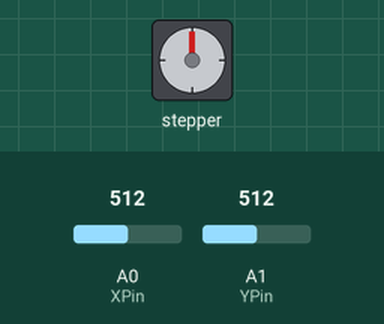
Simulated run of this program. Board: Arduino Uno, built with avr-gcc and run on an emulated ATmega328P. On the bench: stepper motor. The test bench sets the inputs (shaded band); at power-on: A1 (YPin) = 512, A0 (XPin) = 512. Stepper angles assume 2048 steps per turn.

Above: at 1.2 s.
1.3 s: A1 (YPin) set to 594
2.8 s: A1 (YPin) set to 611
At 3.58 s:
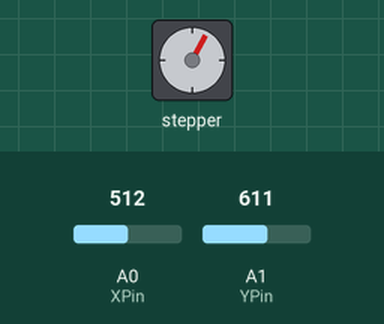
At 4.21 s:
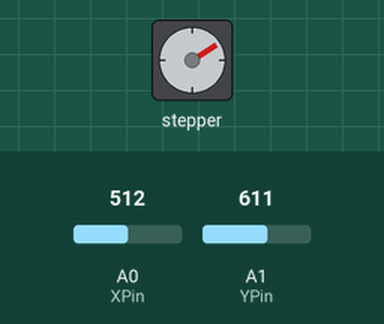
Timing chart, 0 to 17.8 s (numbered marks = the images above; inputs shaded):
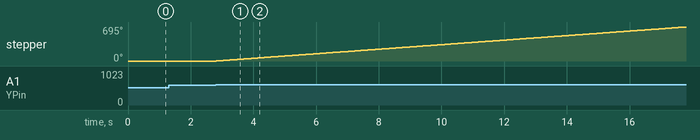

Measured:
- the behaviour switches between 600 and 601 on A1 (YPin) (found by bisection; images 0 and 1)
- after the input at 1.3 s, every drawn part: stays the same
- after the input at 2.8 s, stepper: keeps turning clockwise at about 46°/s, starting at once

The program:

main.cpp
```cpp
#include "Stepper.h"
#include "Arduino.h"

const int StepperSpeed = 500;
const int StepCount = 32;
const int SwitchPin = 7;
const int XPin = 0;
const int YPin = 1;
const int JoystickThresholdLow = 400;
const int JoystickThresholdHigh = 600;

Stepper stepper(StepCount, 8, 10, 9, 11);

void setup()
{
	pinMode(SwitchPin, INPUT);
	digitalWrite(SwitchPin, HIGH);
	Serial.begin(9600);
}

void loop()
{
	auto horizontal = analogRead(XPin);
	auto vertical = analogRead(YPin);

	if (vertical > JoystickThresholdHigh)
	{
		stepper.setSpeed(StepperSpeed);
		stepper.step(StepCount);
	}
	else if (vertical < JoystickThresholdLow)
	{
		stepper.setSpeed(StepperSpeed);
		stepper.step(-StepCount);
	}
}
```
